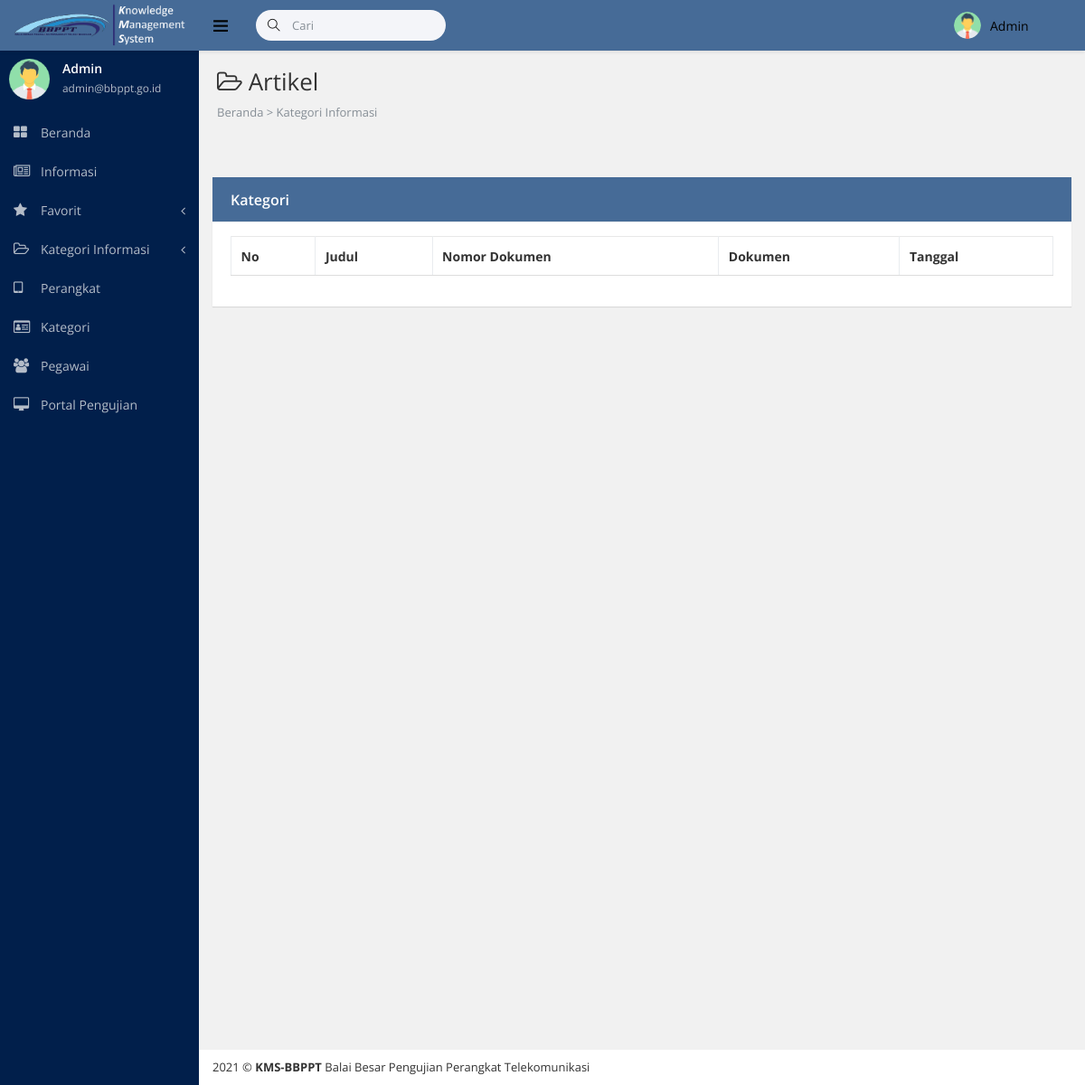
Page /artikelkategori.php?id=8 (signed in) on the earlier database version.
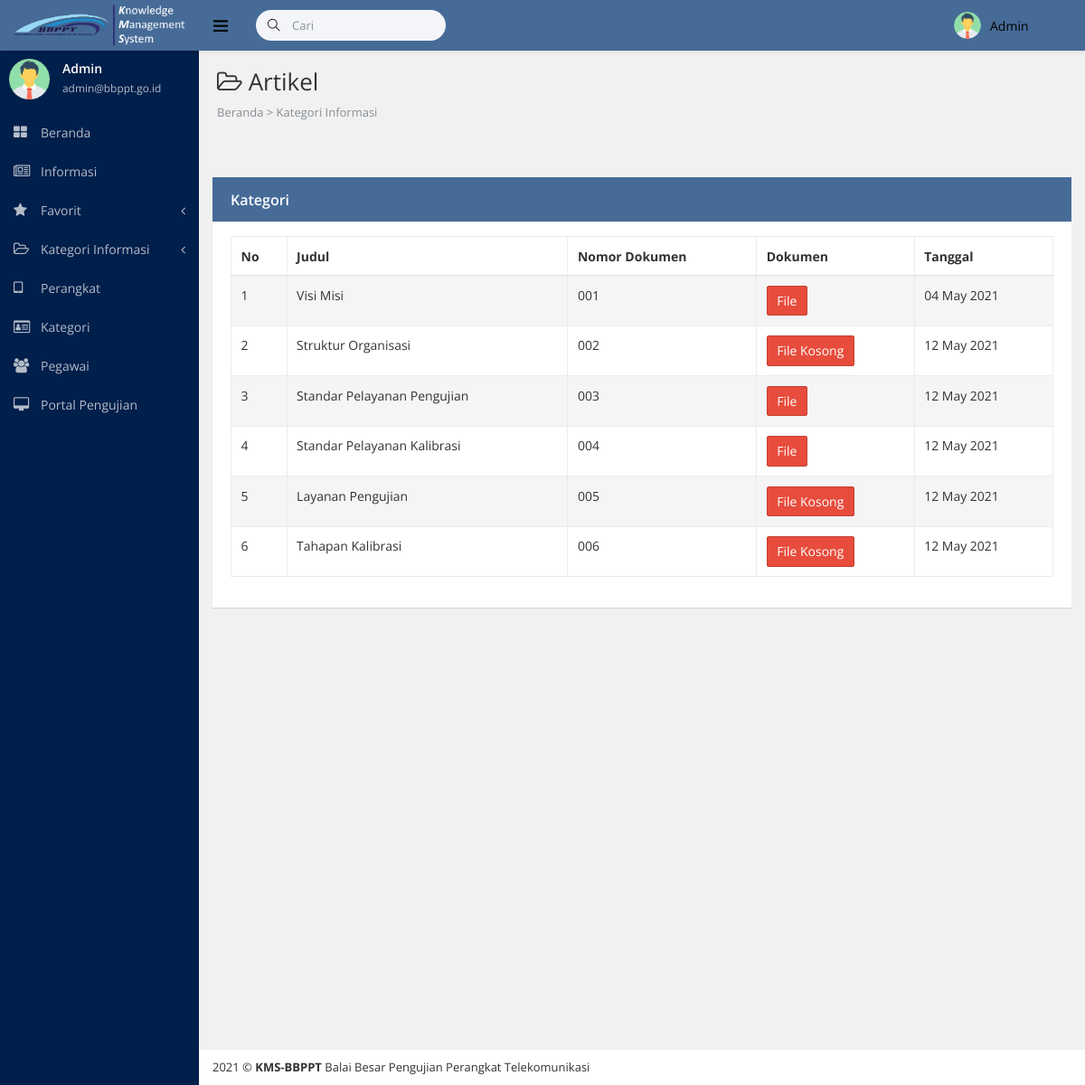
Same page on the later database version.
### tables this page shows
CREATE TABLE IF NOT EXISTS `informasi` (
  `id` int(255) NOT NULL AUTO_INCREMENT,
  `nomordokumen` varchar(255) NOT NULL,
  `judul` varchar(255) NOT NULL,
  `dokumen` text NOT NULL,
  `keterangan` text NOT NULL,
  `tanggal` date NOT NULL,
  `restricted` text NOT NULL,
  `iddivisi` varchar(255) NOT NULL,
  `idperangkat` varchar(255) NOT NULL,
  PRIMARY KEY (`id`)
);

### headeradmin.php (the view, shortened to what this page needs)
<header class="header">
          <div class="page-brand">
              <a class="link" href="dashboard.php" >
                  <div>
                      <img src="src/image/logokms.png" width="200px" />
                  </div>
              </a>
          </div>
          <div class="flexbox flex-1" style="background-color: #466B97">
              <ul class="nav navbar-toolbar">
                  <li>
                      <a class="nav-link sidebar-toggler js-sidebar-toggler"><i class="ti-menu"></i></a>
                  </li>
                  <li>
                     <form class="navbar-search" action="javascript:;">
                          <div class="rel">
                              <span class="search-icon"><i class="ti-search"></i></span>
                              <input class="form-control" placeholder="Cari" list="brow"  onchange="javascript:handleSelect1(this)">
                          </div>
                      </form>
                  </li>
              </ul>
              <ul class="nav navbar-toolbar">
                  <li class="dropdown dropdown-user" >
                      <a class="nav-link dropdown-toggle link" style="width:150px" data-toggle="dropdown">
                          <img src="libs/assets/img/admin-avatar.png" />
                          <span></span><?php echo $_SESSION['level'] ?></a>
                  </li>
              </ul>
          </div>
      </header>

### artikelkategori.php (shortened to what this page needs)
<!DOCTYPE html>
<html lang="en">
<head>
<?php include "csssidebar.php"?>
</head>
<body class="fixed-navbar">
    <div class="page-wrapper">
        <?php include "headeradmin.php" ?>
      <?php include "sidebaradmin.php" ?>
        <div class="content-wrapper">
            <div class="page-heading">
                <h1 class="page-title"> <i class="sidebar-item-icon fa fa-folder-open-o";></i> Artikel </h1>
                <ol class="breadcrumb">
                    <li class="breadcrumb-item">Beranda > Kategori Informasi </li>
                </ol>
            </div>
            <div class="page-content fade-in-up">
                <div class="row">
                <div class="container">
                <br><br>
                 <div class="ibox ibox-primary">
                            <div class="ibox-head" style="background-color: #466B97;">
                                <div class="ibox-title">Kategori</div>
                            </div>
                            <div class="ibox-body">
            <table class="table table-striped table-bordered table-hover" id="example-table" cellspacing="0" width="100%">
            <thead>
              <tr>
                <th>No</th>
                <th>Judul</th>
                <th>Nomor Dokumen</th>
                <th>Dokumen</th>
                <th>Tanggal</th>
              </tr>
            </thead>
            <tbody>
                <?php
                include"koneksi.php";
                $id= $_GET['id'];
                $q = $koneksi->query("SELECT * FROM informasi where iddivisi='$id'");
                $no = 1;
                while ($dt = $q->fetch_assoc()) :
                ?>
                <tr>
                <td><?php echo $no++ ?></td>
                <td><?php echo $dt['judul'] ?></td>
                <td><?php echo $dt['nomordokumen'] ?></td>
                <td>
                    <?php
                    $dokumen=$dt['dokumen'];
                    if(!empty($dokumen)){
                    ?>
                    <a href="src/image/<?php echo $dt['dokumen'] ?>"><button type="button" class="btn btn-danger">File</button></a>
                    <?php
                    }else{
                    ?>
                    <button type="button" class="btn btn-danger">File Kosong</button>
                    <?php
                    }
                    ?>
                </td>
                <td><?php $tanggal= $dt['tanggal']; echo date('d F Y', strtotime($tanggal)); ?></td>
                </tr>
             <?php
              endwhile;
              ?>
            </tbody>
          </table>
                </div>
                </div>
            </div>
           <?php include "footeradmin.php" ?>
        </div>
    </div>
</body>
</html>

Differences in the rows shown:
now on this page (row edited): informasi: judul "Visi Misi", nomordokumen "001", tanggal "04 May 2021"
now on this page (row edited): informasi: judul "Struktur Organisasi", nomordokumen "002", shows "File Kosong", tanggal "12 May 2021"
now on this page (row edited): informasi: judul "Standar Pelayanan Pengujian", nomordokumen "003", tanggal "12 May 2021"
now on this page (row edited): informasi: judul "Standar Pelayanan Kalibrasi", nomordokumen "004", tanggal "12 May 2021"
now on this page (row edited): informasi: judul "Layanan Pengujian", nomordokumen "005", shows "File Kosong", tanggal "12 May 2021"
now on this page (row edited): informasi: judul "Tahapan Kalibrasi", nomordokumen "006", shows "File Kosong", tanggal "12 May 2021"
